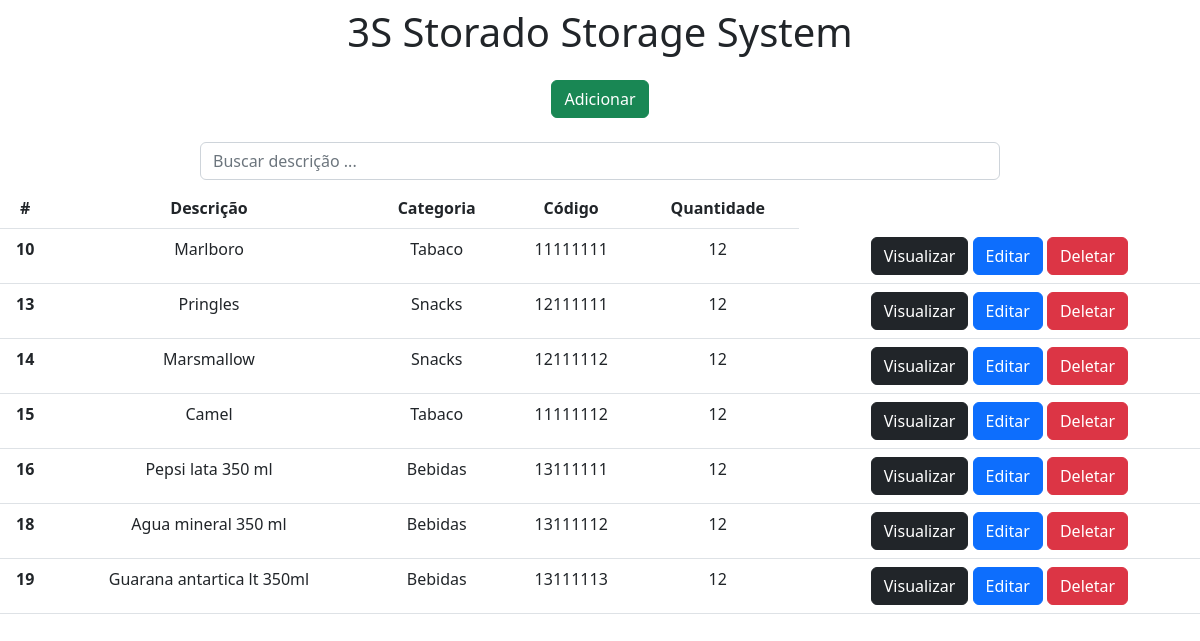
The page / on the database its author committed.
### app/models.py (models this page shows)
class Produtos(models.Model):
    descricao = models.CharField(max_length=30)
    categoria = models.CharField(max_length=30)
    codigo = models.IntegerField()
    quantidade = models.IntegerField()

### app/views.py (the view)
# urls.py: 2. Add a URL to urlpatterns:  path('', views.home, name='home')
def home(request):
    data = {}
    search = request.GET.get('search')
    if search:
        data['db'] = Produtos.objects.filter(descricao__icontains=search)
    else:
        data['db'] = Produtos.objects.all()
    return render(request, 'index.html', data)

### app/templates/index.html (shortened to what this page needs)
<!DOCTYPE html>
<html lang="pt-br">
<head>
    <link href="https://cdn.jsdelivr.net/npm/bootstrap@5.2.2/dist/css/bootstrap.min.css" rel="stylesheet">
</head>
<body>
    <div class="col-8 m-auto pt-2 pb-2 text-center">
        <h1>3S Storado Storage System</h1>
    </div>
    <div class="col-8 m-auto pt-2 pb-2 text-center">
        <a href="/form" class="btn btn-success"> Adicionar</a>
    </div>
    <div class="col-8 m-auto pt-3 pb-2 text-center">
    <form method="get">
        <input type="text" id="search" name="search" class="form-control" placeholder="Buscar descrição ...">
    </form>
    </div>
<table class="table text-center">
  <thead>
    <tr>
      <th scope="col">#</th>
      <th scope="col">Descrição</th>
      <th scope="col">Categoria</th>
      <th scope="col">Código</th>
      <th scope="col">Quantidade</th>
    </tr>
  </thead>
  <tbody>
  {% for dbs in db %}
    <tr>
      <th> {{dbs.id}} </th>
      <td>{{dbs.descricao}}</td>
      <td>{{dbs.categoria}}</td>
      <td>{{dbs.codigo}}</td>
      <td>{{dbs.quantidade}}</td>
      <td>
          <a href="/view/{{dbs.id}}/" class="btn btn-dark">Visualizar</a>
          <a href="/edit/{{dbs.id}}/" class="btn btn-primary">Editar</a>
          <a href="/delete/{{dbs.id}}/" class="btn btn-danger btnDel">Deletar</a>
      </td>
    </tr>
  {% endfor %}
  </tbody>
</table>
</body>
</html>

### rows shown on the page
Produtos: id "10", descricao "Marlboro", categoria "Tabaco", codigo "11111111", quantidade "12"
Produtos: id "13", descricao "Pringles", categoria "Snacks", codigo "12111111", quantidade "12"
Produtos: id "14", descricao "Marsmallow", categoria "Snacks", codigo "12111112", quantidade "12"
Produtos: id "15", descricao "Camel", categoria "Tabaco", codigo "11111112", quantidade "12"
Produtos: id "16", descricao "Pepsi lata 350 ml", categoria "Bebidas", codigo "13111111", quantidade "12"
Produtos: id "18", descricao "Agua mineral 350 ml", categoria "Bebidas", codigo "13111112", quantidade "12"
Produtos: id "19", descricao "Guarana antartica lt 350ml", categoria "Bebidas", codigo "13111113", quantidade "12"
